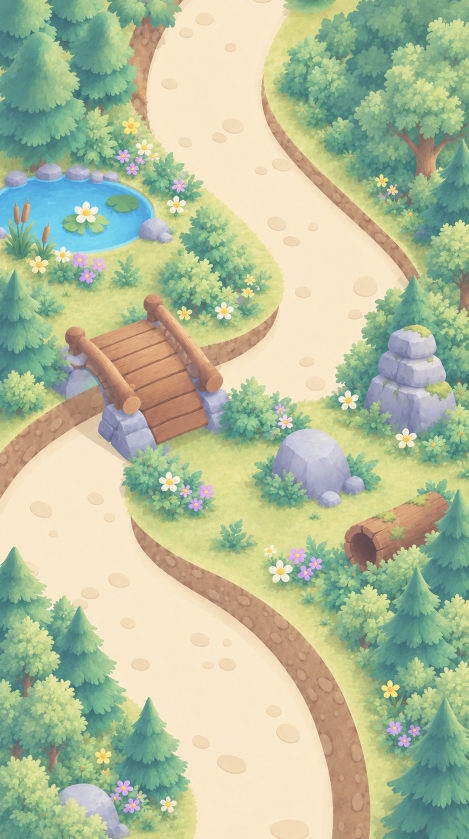
#> input picture tools/scene-trace/A.png, 937 x 1678 px (shown at 1/2 size)
$ python make.py
#> lines starting #> are read from the running program, lines starting #| are printed output that depends on the picture; after the words box and inside, x2 and y2 are one past the last pixel; in counts of white or black regions, pixels touching at a corner belong together
"""Variant "taper": rebuild B_seam.png and edits.npz from ../../A.png and ../base/B_warp.png.

usage: make.py            (run from anywhere; writes next to this file)

Every edit is a transplant of the art's own pixels (A or warped B) by translation / small scale / custom resample,
colour-matched (per-channel mean and contrast) on a ring around its own boundary, cut along a minimum-error contour
inside an allowed band, and blended with a short feather. Edits, in compositing order:
  path     B's path recoloured to A's path tone near the join (B's own pixels, colour shift fading over 150 rows)
  pine     A's right pine continued downwards (A's lower pine translated down, seam-matched offset)
  grass    A's verge / grass cloned into the triangle between the tapering bank, the path and the pine
  bank     A's right bank strip, straightened, resampled to a width that tapers 74 -> 0 px, laid along the path edge
  bushes   leafy clumps cloned from warped B's right bushes over the pine base and the bank tip
  left     A's bottom-left bushes / grass continued downwards
  boulder  A's boulder lower arc (texture from its own upper part, translated), contact shadow
"""
import os
import numpy as np
import cv2
from PIL import Image
from scipy.ndimage import distance_transform_edt, gaussian_filter, gaussian_filter1d, binary_closing, binary_opening, label

HERE = os.path.dirname(os.path.abspath(__file__))
SEAM = os.path.dirname(HERE)
W, H = 937, 1678
N = 500                    # editable rows of B
CTX = 300                  # rows of A kept above the join in the working canvas
LUM = np.array([0.299, 0.587, 0.114], np.float32)


def load(p):
#> called with p = 'tools/scene-trace/A.png'
    return np.asarray(Image.open(p).convert('RGB')).astype(np.float32)


A = load(os.path.join(os.path.dirname(SEAM), 'A.png'))
BW = load(os.path.join(SEAM, 'base', 'B_warp.png'))
#> call 2 of load, with p = 'tools/scene-trace/seam/base/B_warp.png'
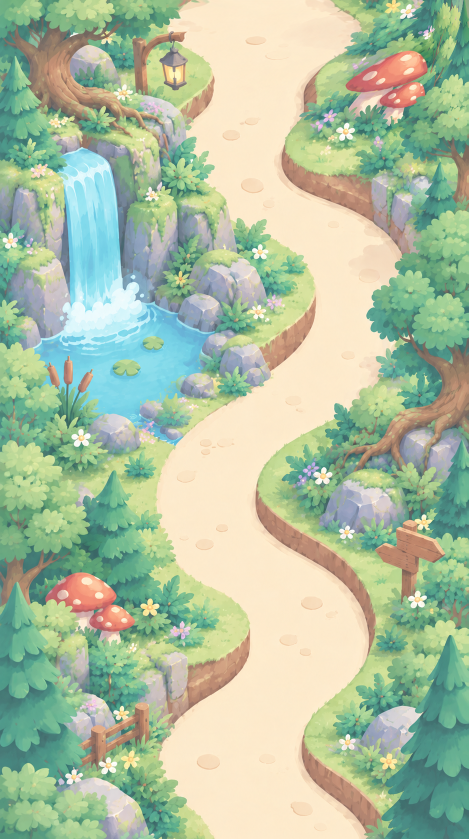
#> input picture tools/scene-trace/seam/base/B_warp.png, 937 x 1678 px (shown at 1/2 size)
assert A.shape == (H, W, 3) and BW.shape == (H, W, 3)


class Canvas:
    """Rows -CTX..N-1 in B coordinates (negative = A, read-only)."""

    def __init__(self):
        self.img = np.vstack([A[H - CTX:], BW[:N]]).copy()
        self.edits = {}

    def b(self):
        return self.img[CTX:]

    def L(self):
        return self.img @ LUM


CV = Canvas()
YY, XX = np.mgrid[-CTX:N, 0:W].astype(np.float32)          # canvas pixel coordinates in B coordinates


# ----------------------------------------------------------------------------------------------- source sampling
def sample(src, sx, sy, src_is_A_rows=True):
    """Bicubic sample of a full source image at float coordinates (sx, sy) given in that image's own pixel grid."""
    return cv2.remap(src, sx.astype(np.float32), sy.astype(np.float32), cv2.INTER_CUBIC,
                     borderMode=cv2.BORDER_REFLECT).astype(np.float32)


def translate(src, ox, oy, scale=1.0, rot=0.0, pivot=(0.0, 0.0)):
    """Patch over the canvas: canvas (x, y) shows src at pivot_src + R(rot) * scale * ((x, y) - pivot), where
    pivot_src = pivot + (ox, oy). y in B coordinates; for src = A, B row y continues A row H + y."""
    px, py = pivot
    c, s = np.cos(np.radians(rot)), np.sin(np.radians(rot))
    dx, dy = XX - px, YY - py
    sx = px + ox + scale * (c * dx - s * dy)
    sy = py + oy + scale * (s * dx + c * dy)
    return sample(src, sx, sy)


# ----------------------------------------------------------------------------------------------- masks and cuts
def soft(mask, f):
    """Feathered alpha from a binary mask: 0.5 on the mask boundary, linear over f px."""
    if f <= 0:
        return mask.astype(np.float32)
    mask = mask.copy()
    mask[:CTX] = mask[CTX][None, :]            # the join is not an edit edge: extend the mask upwards into A
    din = distance_transform_edt(mask)
    dout = distance_transform_edt(~mask)
    sd = np.where(mask, din - 0.5, -(dout - 0.5))
    return np.clip(0.5 + sd / f, 0, 1).astype(np.float32)


def cost_map(patch, base):
    Lp, Lb = patch @ LUM, base @ LUM
    d = np.abs(patch - base).mean(2)
    gp = np.hypot(*np.gradient(Lp)); gb = np.hypot(*np.gradient(Lb))
    return d + 0.6 * (gp + gb)


def polar_cut(cost, core, allow, center, nth=900, lam=0.4, step=14):
    """Closed contour r(theta) around `center` (B coords; may lie above the join) that contains `core`, stays inside
    `allow`, and minimises the summed cost along it (DP over theta). Canvas rows < 0 (A) cost nothing.
    cost/core/allow are canvas-sized (CTX + N rows). Returns the binary mask (canvas-sized)."""
    cx, cy = center
    rmax = int(np.hypot(max(cx, W - cx), N - cy + CTX)) + 2
    th = np.linspace(-np.pi / 2, 1.5 * np.pi, nth, endpoint=False)
    rs = np.arange(rmax, dtype=np.float32)
    X = cx + rs[None, :] * np.cos(th)[:, None]
    Y = cy + rs[None, :] * np.sin(th)[:, None]
    inB = (X >= 0) & (X <= W - 1) & (Y >= 0) & (Y <= N - 1)
    inA = (X >= 0) & (X <= W - 1) & (Y < 0) & (Y >= -CTX)
    xi = np.clip(np.round(X).astype(int), 0, W - 1)
    yi = np.clip(np.round(Y).astype(int) + CTX, 0, CTX + N - 1)
    C = np.where(inB, cost[yi, xi], 0.0)
    co = core[yi, xi] & (inB | inA)
    al = (allow[yi, xi] | core[yi, xi]) & inB | inA | ~(inB | inA)
    # must be beyond the last core sample, before the first disallowed sample after it
    last_core = np.where(co.any(1), rmax - 1 - np.argmax(co[:, ::-1], 1), 0)
    big = np.full_like(C, 1e6)
    ok = np.zeros_like(co)
    for i in range(nth):
        lo = last_core[i] + 1 if co[i].any() else 0
        bad = np.flatnonzero(~al[i, lo:])
        hi = lo + (bad[0] if bad.size else rmax - lo)
        ok[i, lo:hi] = True
    C = np.where(ok, C, big)
    acc = C[0].copy()
    back = np.zeros((nth, rmax), np.int16)
    for i in range(1, nth):
        best = np.full(rmax, np.inf); arg = np.zeros(rmax, np.int16)
        for s in range(-step, step + 1):
            sh = np.full(rmax, np.inf)
            if s > 0:
                sh[s:] = acc[:-s]
            elif s < 0:
                sh[:s] = acc[-s:]
            else:
                sh = acc
            v = sh + lam * abs(s)
            m = v < best
            best[m] = v[m]; arg[m] = s
        acc = best + C[i]
        back[i] = arg
    r = np.zeros(nth, int)
    r[-1] = int(np.argmin(acc))
    for i in range(nth - 1, 0, -1):
        r[i - 1] = r[i] - back[i, r[i]]
    # rasterise: inside where pixel radius < contour radius at its angle
    ang = np.arctan2(YY - cy, XX - cx)
    ang = np.where(ang < -np.pi / 2, ang + 2 * np.pi, ang)
    rr = np.hypot(XX - cx, YY - cy)
    rc = np.interp(ang, np.r_[th, th[0] + 2 * np.pi], np.r_[r, r[0]].astype(np.float32))
    return (((rr < rc) & (allow | core)) | core) & (YY >= 0)


def ring(mask, w):
    din = distance_transform_edt(mask); dout = distance_transform_edt(~mask)
    return (din <= w) & mask, (dout <= w) & ~mask


def match(patch, ref_pix, src_pix, gain_lim=(0.8, 1.25), weights=None):
    """Per-channel mean/contrast match: patch' = (patch - mean_src) * g + mean_ref."""
    out = patch.copy()
    for c in range(3):
        a, b = ref_pix[:, c], src_pix[:, c]
        g = np.clip((a.std() + 1e-3) / (b.std() + 1e-3), *gain_lim)
        out[..., c] = (patch[..., c] - b.mean()) * g + a.mean()
    return out


def apply(name, patch, alpha):
    """Composite patch with alpha (canvas-sized) onto B rows only; record alpha."""
    a = alpha.copy(); a[:CTX] = 0
    CV.img = CV.img * (1 - a[..., None]) + patch * a[..., None]
    prev = CV.edits.get(name)
    CV.edits[name] = a[CTX:] if prev is None else np.maximum(prev, a[CTX:])


def seam_fix(patch, sigma=4.0, decay=8.0):
    """Local-mean match along the join: the low-frequency (sigma px along x) difference between A's last row and
    the patch's first row, applied to the patch with an exponential fade over `decay` rows (texture untouched)."""
    p = patch.copy()
    d = A[H - 1] - patch[CTX]
    d = np.stack([gaussian_filter1d(d[:, c], sigma, mode='nearest') for c in range(3)], 1)
    yy = np.arange(N, dtype=np.float32)
    p[CTX:] += np.exp(-yy / decay)[:, None, None] * d[None]
    return p


def seamless(name, patch, core, allow, center, feather=4, match_ref=None, passes=2, lam=0.4, gain_lim=(0.8, 1.25),
             cost_add=None, ring_match=False, seam=False, seam_decay=8.0):
    """Colour-match, min-error cut, feather, composite. match_ref = (canvas_mask_ref, canvas_mask_src) for the
    initial match (ref pixels from the canvas, src pixels from the patch); later passes match on the cut's ring."""
    p = patch
    if match_ref is not None:
        rm, sm = match_ref
        p = match(patch, CV.img[rm], patch[sm], gain_lim)
    if seam:
        p = seam_fix(p, decay=seam_decay)
    mask = None
    for k in range(passes):
        cost = cost_map(p, CV.img)
        if cost_add is not None:
            cost = cost + cost_add
        mask = polar_cut(cost, core, allow, center, lam=lam)
        rin, rout = ring(mask, 4)
        both = (rin | rout) & (YY >= -6)
        w = np.abs((p - CV.img) @ LUM) < 12            # same-material pixels on the ring
        sel = both & w
        if ring_match and sel.sum() > 50 and k < passes - 1:
            p = match(p, CV.img[sel], p[sel], gain_lim)
    alpha = soft(mask, feather)
    alpha[:CTX] = 0
    apply(name, p, alpha)
    return mask, p


def save():
    out = np.vstack([CV.img[CTX:], BW[N:]])
    out = np.clip(np.round(out), 0, 255).astype(np.uint8)
    assert np.array_equal(out[N:], np.clip(np.round(BW[N:]), 0, 255).astype(np.uint8))
    Image.fromarray(out).save(os.path.join(HERE, 'B_seam.png'))
    full = {}
    for k, a in CV.edits.items():
        f = np.zeros((H, W), np.float32); f[:N] = a; full[k] = f
    np.savez(os.path.join(HERE, 'edits.npz'), **full)


# ----------------------------------------------------------------------------------------------- scene geometry
def cream(img):
    r, g, b = img[..., 0], img[..., 1], img[..., 2]
    return (r > 215) & (g > 195) & (b > 160) & (r - b < 70) & (r >= g)
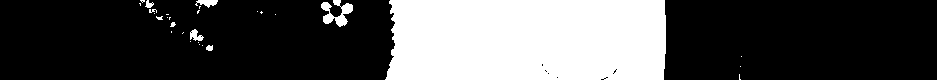
#> returned value: shape (80, 937) bool; 30.3% white; 29 white regions (21 under 20 px), largest, box (x1, y1, x2, y2) and area: (385, 0, 666, 80) 21905, (321, 0, 353, 27) 415, (195, 0, 218, 8) 109


def brown(img):
    r, g, b = img[..., 0], img[..., 1], img[..., 2]
    return (r - g > 22) & (r < 225) & (r - b > 45)


def a_bank_edges():
    """A's right bank inner/outer edge per A row (H-400..H-1), smoothed."""
    bm = brown(A)
    ys = np.arange(H - 400, H)
    inn, out = [], []
    for y in ys:
        row = bm[y, 540:820]
        row = binary_closing(row, np.ones(7))
        idx = np.flatnonzero(np.diff(np.r_[0, row.astype(int), 0]))
        rs = [(a + 540, b + 540) for a, b in zip(idx[::2], idx[1::2]) if b - a > 30]
        a, b = max(rs, key=lambda r: r[1] - r[0])
        inn.append(a); out.append(b)
    inn = gaussian_filter1d(np.array(inn, float), 2, mode='nearest')
    out = gaussian_filter1d(np.array(out, float), 2, mode='nearest')
    return ys, inn, out


# ================================================================================================ edits
def edit_path():
    """B's path is ~4 levels lighter / pinker than A's: shift B's own path pixels to A's path tone, fading out."""
    ca = cream(A[H - 80:]); cb = cream(BW[:80])
#> in cream (call 2), `r, g, b = img[..., 0], img[..., 1], img[..., 2]`:
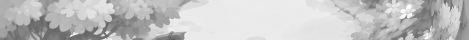
#> g: shape (80, 937) float32 (shown at 1/2 size); min 78, max 255, mean 194.3
#> in cream (call 2), `r, g, b = img[..., 0], img[..., 1], img[..., 2]`:
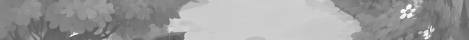
#> b: shape (80, 937) float32 (shown at 1/2 size); min 74, max 255, mean 156.9
    xs = np.arange(W)
    sel_a = ca & (xs > 410) & (xs < 640); sel_b = cb & (xs > 410) & (xs < 640)
    ma = A[H - 80:][sel_a].mean(0); mb = BW[:80][sel_b].mean(0)
#> after `ma = A[H - 80:][sel_a].mean(0)`: ma = [247.4, 230.3, 200.6]
#> after `mb = BW[:80][sel_b].mean(0)`: mb = [252.5, 233.1, 203.2]
    sa = A[H - 80:][sel_a].std(0); sb = BW[:80][sel_b].std(0)
#> after `sa = A[H - 80:][sel_a].std(0)`: sa = [2.32, 5.19, 7.56]
#> after `sb = BW[:80][sel_b].std(0)`: sb = [1.84, 2.91, 2.85]
    print('path tone A', ma.round(1), 'B', mb.round(1))
#| path tone A [247.4 230.3 200.6] B [252.5 233.1 203.2]
    p = CV.img.copy()
    p = (p - mb) * np.clip(sa / sb, 1, 1.4) * 0 + (p - mb) + ma       # mean shift only (keep B's own texture)
    cb_full = np.zeros((CTX + N, W), bool); cb_full[CTX:] = cream(BW[:N])
    cb_full = binary_opening(binary_closing(cb_full, np.ones((15, 15))), np.ones((3, 3)))
#> cb_full: shape (800, 937) bool; 17.9% white; 46 white regions (4 under 20 px), largest, box (x1, y1, x2, y2) and area: (334, 300, 793, 793) 115942, (264, 553, 320, 638) 2112, (289, 492, 364, 549) 1953
    lab, _ = label(cb_full)                                                # the path only (not cream mushroom spots)
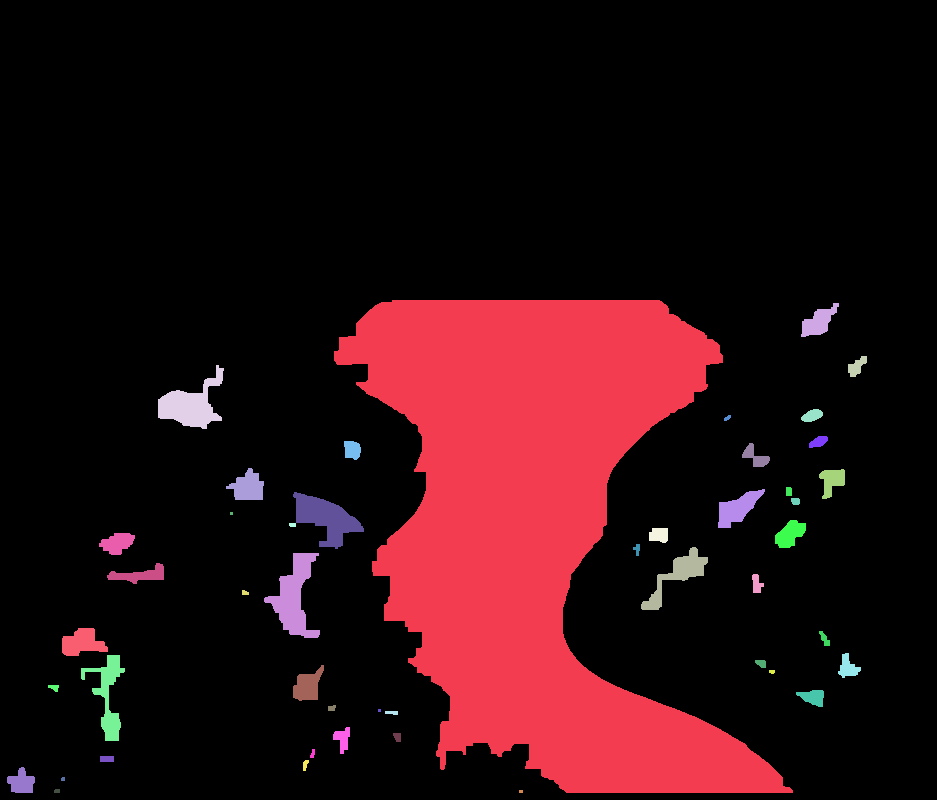
#> lab: shape (800, 937) int32; 48 distinct labels, from 0 to 47; one colour per label, 0 black
    keep = np.unique(lab[CTX, 400:650]); keep = keep[keep > 0]
#> after `keep = np.unique(lab[CTX, 400:650])`: keep = [1]
    cb_full = np.isin(lab, keep)
#> cb_full: shape (800, 937) bool; 15.5% white; 1 white region, box (x1, y1, x2, y2) and area: (334, 300, 793, 793) 115942
    cb_full[:CTX] = cb_full[CTX][None, :]                                  # the join is not a mask edge
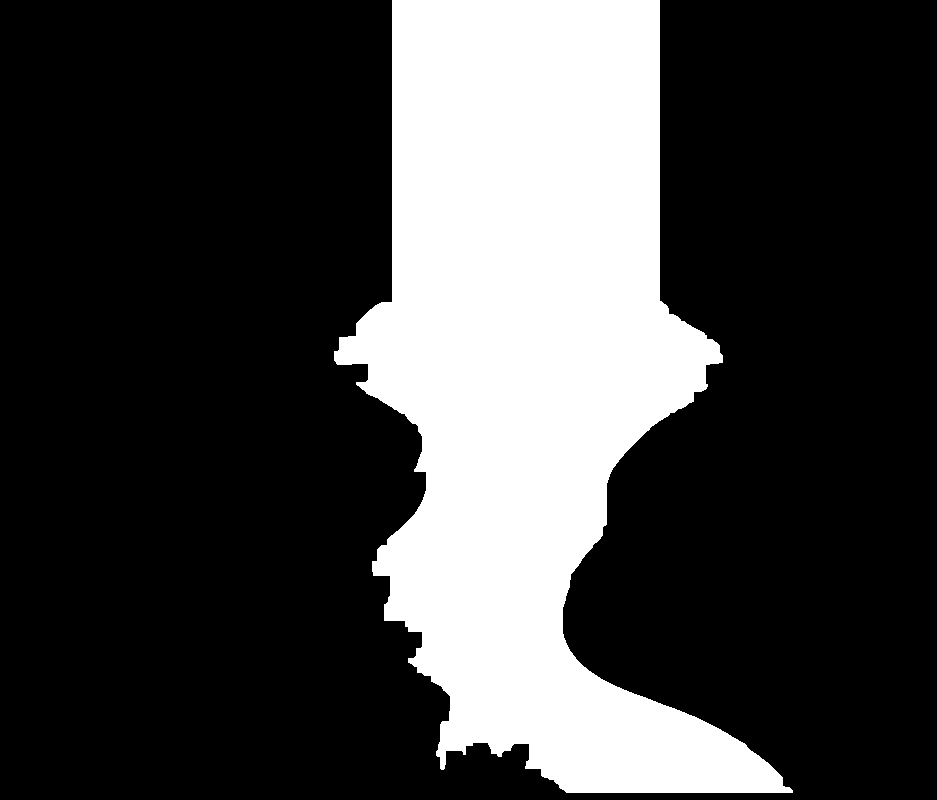
#> cb_full: shape (800, 937) bool; 26.2% white; 1 white region, box (x1, y1, x2, y2) and area: (334, 0, 793, 793) 196342
    path = distance_transform_edt(cb_full)
    a_in = np.clip((path - 2) / 6, 0, 1)                                   # 0.5 contour 5 px inside the cream
    t = np.clip(YY / 150, 0, 1)
    fade = 1 - (3 * t * t - 2 * t ** 3)
    alpha = (a_in * fade).astype(np.float32)
    alpha[:CTX] = 0
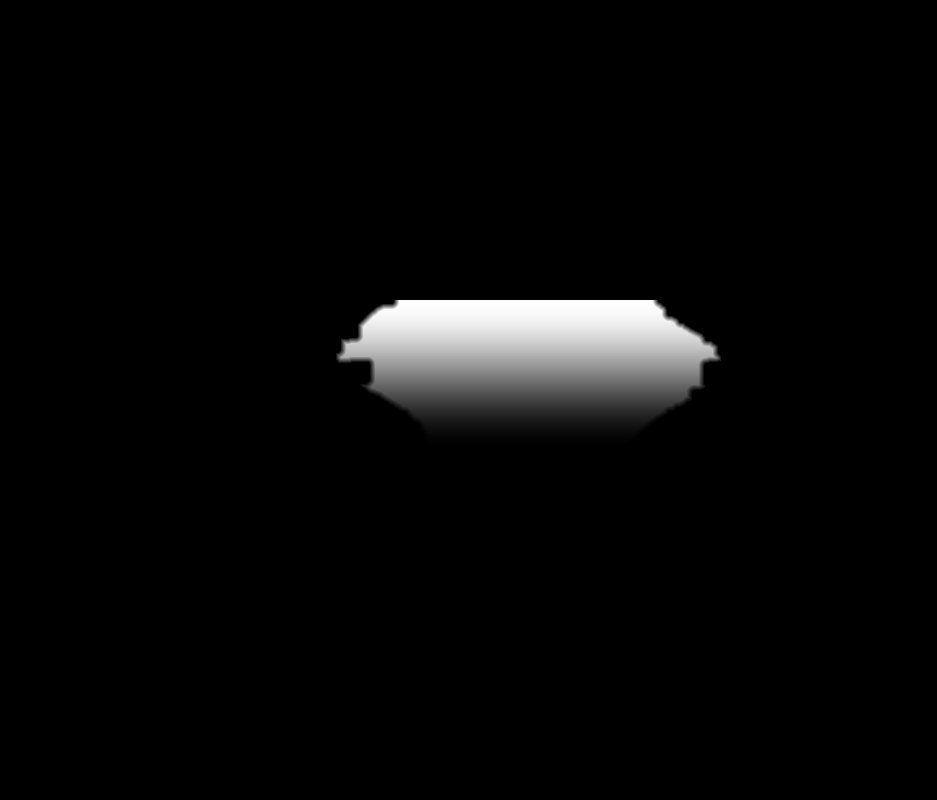
#> alpha: shape (800, 937) float32; min 0, max 1, mean 0.0322
    apply('path', p, alpha)
#> (the rest of the program and of its run is left out)
